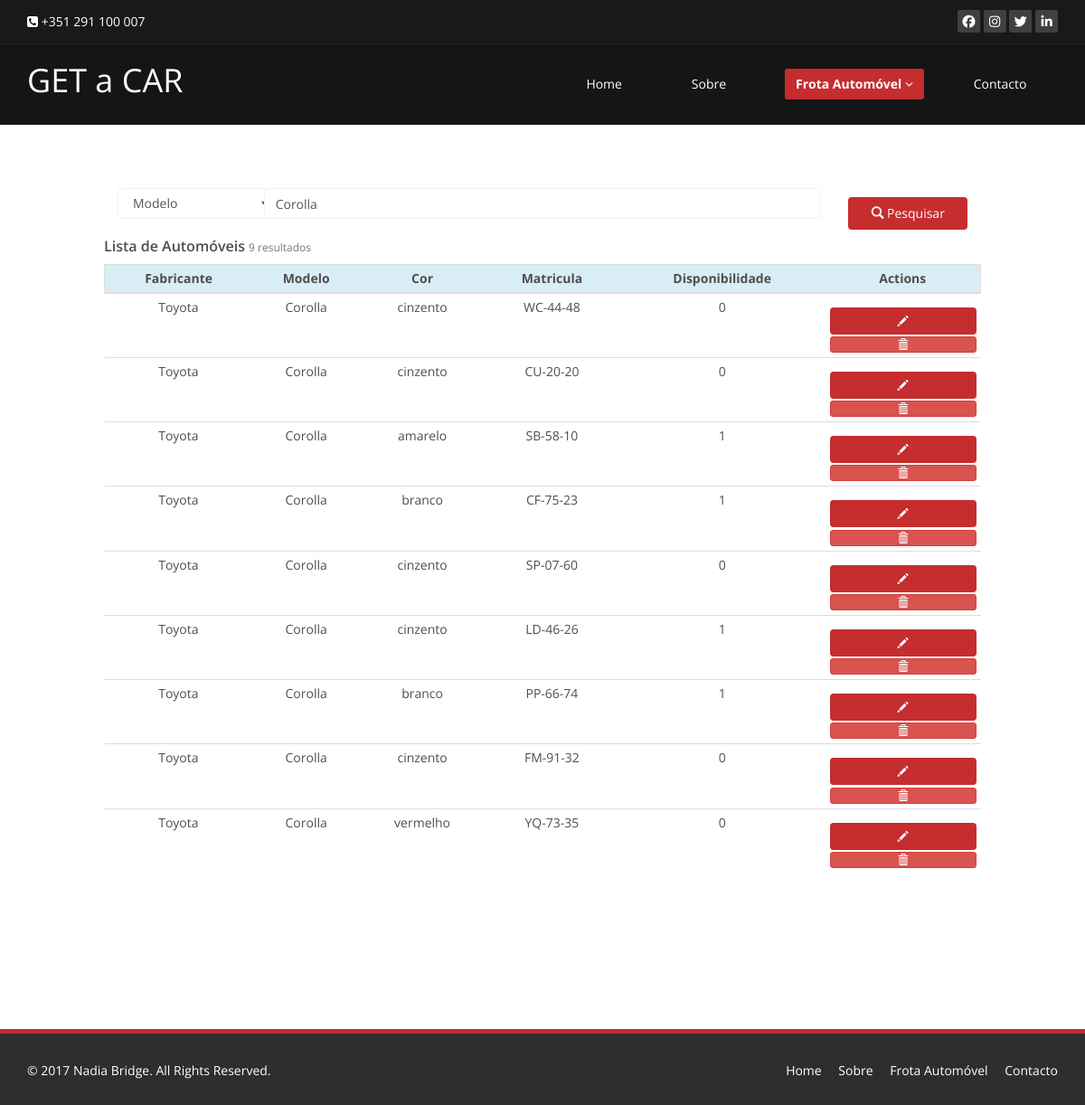
Screenshot of /frota/pesquisar/?search_type=model&search_term=Corolla with the database file from the repository.
### tables this page shows
CREATE TABLE `automoveis` (
  `id` int(11) NOT NULL AUTO_INCREMENT,
  `modelo_id` int(11) DEFAULT NULL,
  `cor_id` int(11) DEFAULT NULL,
  `disponibilidade` tinyint(1) DEFAULT NULL,
  `matricula` char(8) DEFAULT NULL,
  PRIMARY KEY (`id`),
  KEY `fk-model_idx` (`modelo_id`),
  KEY `fk-color_idx` (`cor_id`),
  CONSTRAINT `fk-color` FOREIGN KEY (`cor_id`) REFERENCES `cores` (`id`) ON DELETE NO ACTION ON UPDATE NO ACTION,
  CONSTRAINT `fk-model` FOREIGN KEY (`modelo_id`) REFERENCES `modelos` (`id`) ON DELETE NO ACTION ON UPDATE NO ACTION
);

CREATE TABLE `fabricantes` (
  `id` int(11) NOT NULL AUTO_INCREMENT,
  `nome` varchar(45) DEFAULT NULL,
  PRIMARY KEY (`id`)
);

CREATE TABLE `modelos` (
  `id` int(11) NOT NULL AUTO_INCREMENT,
  `nome` varchar(45) DEFAULT NULL,
  `fabricante_id` int(11) DEFAULT NULL,
  PRIMARY KEY (`id`),
  KEY `fk-fabricante_idx` (`fabricante_id`),
  CONSTRAINT `fk-fabricante` FOREIGN KEY (`fabricante_id`) REFERENCES `fabricantes` (`id`) ON DELETE NO ACTION ON UPDATE NO ACTION
);

CREATE TABLE `cores` (
  `id` int(11) NOT NULL AUTO_INCREMENT,
  `nome` varchar(45) DEFAULT NULL,
  PRIMARY KEY (`id`)
);

### application/views/init.php (called while the page is built, shortened)
<?php
$this->load->view('html');

### application/controllers/Frota.php (called while the page is built, shortened)
<?php
class Frota extends CI_Controller {
	public function __construct(){
		$this->load->model('frota_model');
	}
	public function pesquisar(){
		$this->load->helper('form');
		$this->load->library('pagination');
		$search = array();
		$data["types"] = array(
			'model' => "Modelo",
			'mat' => "Matricula",
			'fab' => "Fabricante"
			);
		$search['search_type'] = $this->input->get('search_type');
		$search['search_term'] = $this->input->get('search_term');
		$form_url = "frota/pesquisar";
		if(count($search) > 0){
			$form_url.='?'.http_build_query($search, '', "&");
		}
		$offset = $this->input->get('page')??0;
		$config['enable_query_string'] 	= true;
		$config['page_query_string'] 	= true;
		$config['base_url'] 			= base_url($form_url);
		$config['total_rows'] 			= $this->frota_model->getCarListCount($search);
		$this->pagination->initialize($config);
		$data['search_type'] = $this->input->get('search_type');
		$data['search_term'] = $this->input->get('search_term');
		$data['search_total_results']	= $config['total_rows'];
		$data['search_results']			= $this->frota_model->getCarList($search, $offset);
		$data['search_pagination']		= $this->pagination->create_links();
		$data['active_item']	= 'frota';
		$data['content']		= 'frota/pesquisar';
		$this->load->view('init', $data);
	}
}

### application/models/Frota_model.php (called while the page is built, shortened)
<?php
class Frota_model extends CI_Model {
	public function getCarList(array $search = array(), int $offset = 0, int $limit = ITEMS_PER_PAGE){
		$this->db->select("car.id, car.disponibilidade, car.matricula, modl.nome as modelo, cor.nome as cor, fab.nome as fabricante");
		$this->db->from("automoveis car");
		$this->db->join("modelos modl", "modl.id = car.modelo_id");
		$this->db->join("cores cor", "cor.id = car.cor_id");
		$this->db->join("fabricantes fab", "fab.id = modl.fabricante_id");
		$this->db->group_by("car.id");
		$this->db->limit($limit, $offset);
		$this->db->order_by("car.id", "DESC");
		return $this->db->get()->result();
	}
	public function getCarListCount(array $search = array()): int{
		$this->db->select("car.id, car.disponibilidade, car.matricula, modl.nome as modelo, cor.nome as cor, fab.nome as fabricante");
		$this->db->from("automoveis car");
		$this->db->join("modelos modl", "modl.id = car.modelo_id");
		$this->db->join("cores cor", "cor.id = car.cor_id");
		$this->db->join("fabricantes fab", "fab.id = modl.fabricante_id");
		$this->db->group_by("car.id");
		return $this->db->count_all_results();
	}
	public function applyFilter($search){
		if ($search['search_type'] ?? false) {
			switch ($search['search_type']) {
				case 'model':
				$this->db->like("modl.nome", $search['search_term']);
				break;
			}
		}
	}
}

### index.php (called while the page is built, shortened)
<?php
require_once BASEPATH.'core/CodeIgniter.php';

### application/views/frota/pesquisar.php (the view, shortened to what this page needs)
<div class="container-fluid">
	<div class="starter-template">
		<div class="row">
			<div class="col-xs-10 col-xs-offset-1">
				<div class="content">
					<?php
					$attributes = array('class' => 'form-inline', "method" => "GET");
					echo form_open('frota/pesquisar/', $attributes);
					?>
					<div class="form-group col-xs-2">
						<select class="form-control" name="search_type">
							<?php
							$checked="";
							foreach ($types as $key => $tipo) {
								if($search_type == $key){
									$checked = 'selected';
								}
								echo '<option '.$checked.' value="'.$key.'">'.$tipo.'</option>';
								$checked="";
							}
							?>
						</select>
					</div>
					<div class="form-group col-xs-8">
						<input type="text" class="form-control search" name="search_term" placeholder="Termo de pesquisar..." value="<?php echo $search_term ?>">
					</div>
					<div class="form-group col-xs-2">
						<button type="submit" class="btn btn-primary btns_index"><span class="glyphicon glyphicon-search"></span> Pesquisar</button>
					</div>
					<?php
					echo form_close();
					?>
				</div>
			</div>
		</div>
		<div class="row">
			<div class="col-xs-10 col-xs-offset-1">
				<div class="table-responsive">
					<table class="table table-hover table-condensed">
						<h4 class="">Lista de Automóveis <small> <?php echo $search_total_results." resultados"; ?></small></h4>
						<thead class="table-bordered">
							<tr class="info">
								<th> Fabricante </th>
								<th> Modelo </th>
								<th> Cor </th>
								<th> Matricula </th>
								<th> Disponibilidade </th>
								<th> Actions </th>
							</tr>
						</thead>
						<tbody>
							<?php
							foreach ($search_results as $carro) {
								echo '<tr>';
								echo '<td><a class="search_link" href="'.base_url('frota/pesquisar/?search_type=fab&search_term='.$carro->fabricante).'">'.$carro->fabricante.'</a></td>';
								echo '<td><a class="search_link" href="'.base_url('frota/pesquisar/?search_type=model&search_term='.$carro->modelo).'">'.$carro->modelo.'</a></td>';
								echo '<td>'.$carro->cor.'</td>';
								echo '<td>'.$carro->matricula.'</td>';
								echo '<td>'.$carro->disponibilidade.'</td>';
								?>
								<td>
									<a href="<?php echo base_url('frota/editar/'.$carro->id) ?>" class="btn btn-primary btn-xs btns_index" data-title="Edit"><span class="glyphicon glyphicon-pencil"></span></a>
									<a href="<?php echo base_url('frota/remover/'.$carro->id) ?>" class="btn btn-danger btn-xs btns_index" data-title="Delete"><span class="glyphicon glyphicon-trash"></span></a>
								</td>
							</tr>
							<?php } ?>
						</tbody>
					</table>
				</div>
			</div>
		</div>
		<div class="row">
			<div class="col-xs-10 col-xs-offset-1">
			</div>
		</div>
	</div>
</div>

### assets/css/style_.css (style rules this page uses)
.starter-template { padding: 5em 0 3em 0; }
.container-fluid { padding-left: 0; padding-right: 0; }
.search { min-width: 100%; }
.btns_index { width: 100%; }
a.btns_index { line-height: 1; }
.table>thead>tr>th, .table>tbody>tr>td, .table>tfoot>tr>td { vertical-align: middle; text-align: center; }
.table>tbody>tr>td>a.search_link { color: inherit; }

### assets/css/main.css (style rules this page uses)
body { background: #fff; font-family: 'Open Sans', sans-serif; color:#4e4e4e; line-height: 22px; }
h1, h2, h3, h4, h5, h6 { font-weight: 600; font-family: 'Open Sans', sans-serif; color:#4e4e4e; }
h4 { font-size: 16px; }
a { color: #c52d2f; -webkit-transition: color 300ms, background-color 300ms; -moz-transition: color 300ms, background-color 300ms; -o-transition: color 300ms, background-color 300ms; transition: color 300ms, background-color 300ms; }
.btn-primary { padding: 8px 20px; background: #c52d2f; color: #fff; border-radius: 4px; border:none; margin-top: 10px; }
.form-group .form-control { padding: 7px 12px; border-color:#f2f2f2; box-shadow: none; }

### rows the page displays
automoveis: fabricantes.nome "Toyota", modelo.nome "Corolla", cor.nome "cinzento", matricula "WC-44-48", disponibilidade "0"
automoveis: fabricantes.nome "Toyota", modelo.nome "Corolla", cor.nome "cinzento", matricula "CU-20-20", disponibilidade "0"
automoveis: fabricantes.nome "Toyota", modelo.nome "Corolla", cor.nome "amarelo", matricula "SB-58-10", disponibilidade "1"
automoveis: fabricantes.nome "Toyota", modelo.nome "Corolla", cor.nome "branco", matricula "CF-75-23", disponibilidade "1"
automoveis: fabricantes.nome "Toyota", modelo.nome "Corolla", cor.nome "cinzento", matricula "SP-07-60", disponibilidade "0"
automoveis: fabricantes.nome "Toyota", modelo.nome "Corolla", cor.nome "cinzento", matricula "LD-46-26", disponibilidade "1"
automoveis: fabricantes.nome "Toyota", modelo.nome "Corolla", cor.nome "branco", matricula "PP-66-74", disponibilidade "1"
automoveis: fabricantes.nome "Toyota", modelo.nome "Corolla", cor.nome "cinzento", matricula "FM-91-32", disponibilidade "0"
automoveis: fabricantes.nome "Toyota", modelo.nome "Corolla", cor.nome "vermelho", matricula "YQ-73-35", disponibilidade "0"

### other values shown
$search_total_results "9"
form field search_type "Modelo"
